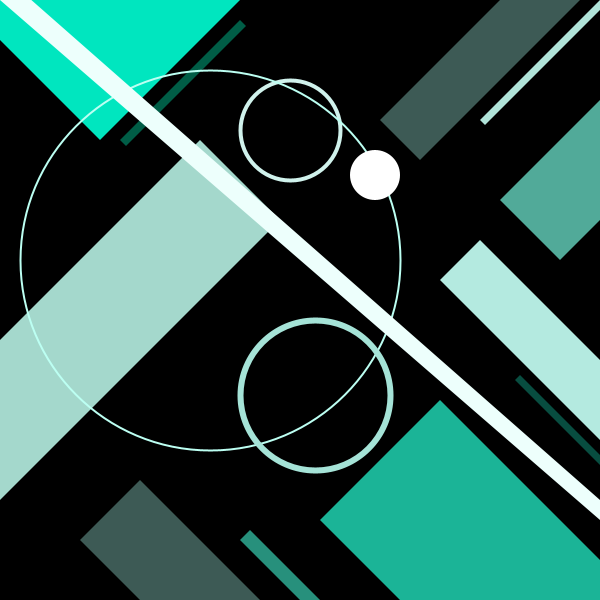
Frame 1 (no input)
Frame 60 (the mouse pressed at the canvas centre just before this capture): identical to frame 1, image omitted
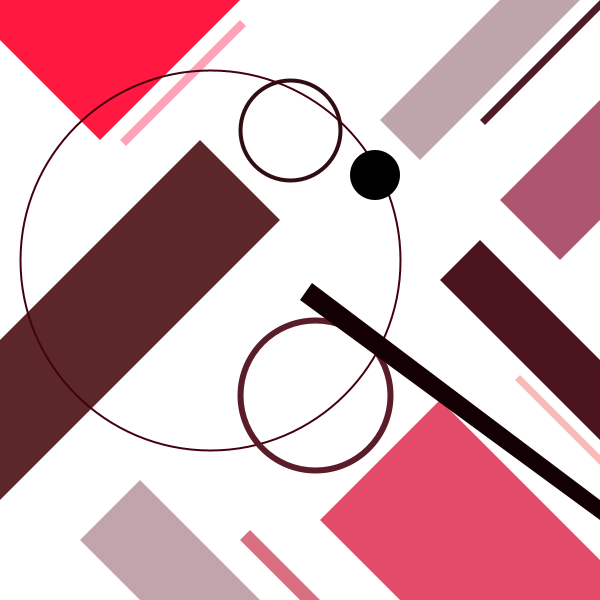
Frame 120 (the mouse held since frame 60 and released just before this capture)

The Processing sketch that drew these frames (run headless with seeded random() and noise(); from frame 60 on, the mouse is pressed at the canvas centre):

// Processing sketch: processing_14301
// ── processing_14301.pde

int x = 375;
int y = 175;
int r = 50;


void setup() {
  size(600,600);
  background(255);
  noStroke();
  smooth();
}

void draw() {
  background(0); 

  //quad 1~10
  fill(0,230,191);
  quad(0,0, 240,0, 100,140, 0,40);
  fill(0,93,70);
  quad(120,140, 240,20, 246,26, 126,146);

  fill(164,216,204);
  quad(0,340, 200,140, 280,220, 0,500);
  fill(61,90,85);
  quad(380,120, 500,0, 580,0, 420,160);

  fill(176,227,217);
  quad(480,120, 600,0, 600,10, 485,125); 
  fill(81,170,153);
  quad(500,200, 600,100, 600,220, 560,260);

  fill(180,234,224);
  quad(440,280, 480,240, 600,360, 600,440);
  fill(8,77,64);
  quad(515,380, 520,375, 600,455, 600,465); 

  fill(39,144,124);
  quad(240,540, 250,530, 320,600, 300,600);
  fill(61,90,85);
  quad(80,540, 140,480, 260,600, 140,600);


  //ellipse 1~4
  noFill();
  stroke(208,242,236);
  strokeWeight(4);
  ellipse(290,130, 100,100);
  noFill();
  stroke(188,255,242);
  strokeWeight(2);
  ellipse(210,260, 380,380);
  noFill();
  stroke(165,227,215);
  strokeWeight(6);
  ellipse(315,395, 150,150);


  //vertex
  noStroke();
  fill(27,180,151);
  beginShape();
  vertex(320,520);
  vertex(440,400);
  vertex(600,560);
  vertex(600,600);
  vertex(400,600);
  vertex(320,520);
  endShape();


  /*project2*/


  /* moving quad */
  noCursor();
  noStroke();
  fill(237,255,252);
  quad(mouseX+12,mouseY-17, 600,500, 600,520, mouseX,mouseY);


  /* bigging ellipse */
  fill(255);
  float d = dist(mouseX, mouseY, x, y);
  if(key=='P'||key=='p') { 
    r = r+2;
  }
  else {
    fill(255);
  }
  ellipse(x, y, r, r);


  /* click to color reverse */
  if(mousePressed == true) {

    background(255);

    //quad 1~10
    fill(255,25,64);
    quad(0,0, 240,0, 100,140, 0,40);
    fill(255,162,185);
    quad(120,140, 240,20, 246,26, 126,146);

    fill(91,39,41);
    quad(0,340, 200,140, 280,220, 0,500);
    fill(189,165,170);
    quad(380,120, 500,0, 580,0, 420,160);

    fill(79,28,38);
    quad(480,120, 600,0, 600,10, 485,125); 
    fill(174,85,112);
    quad(500,200, 600,100, 600,220, 560,260);

    fill(75,21,31);
    quad(440,280, 480,240, 600,360, 600,440);
    fill(247,188,181);
    quad(515,380, 520,375, 600,455, 600,465); 

    fill(216,111,131);
    quad(240,540, 250,530, 320,600, 300,600);
    fill(194,165,170);
    quad(80,540, 140,480, 260,600, 140,600);


    //ellipse 1~4
    noFill();
    stroke(47,13,19);
    strokeWeight(4);
    ellipse(290,130, 100,100);
    noFill();
    stroke(67,0,13);
    strokeWeight(2);
    ellipse(210,260, 380,380);
    noFill();
    stroke(90,28,40);
    strokeWeight(6);
    ellipse(315,395, 150,150);
    fill(0);
    noStroke();
    ellipse(x, y, r, r);


    //vertex
    noStroke();
    fill(228,75,104);
    beginShape();
    vertex(320,520);
    vertex(440,400);
    vertex(600,560);
    vertex(600,600);
    vertex(400,600);
    vertex(320,520);
    endShape();

    //moving quad
    noStroke();
    fill(18,0,3);
    quad(mouseX+12,mouseY-17, 600,500, 600,520, mouseX,mouseY);
  }
}
